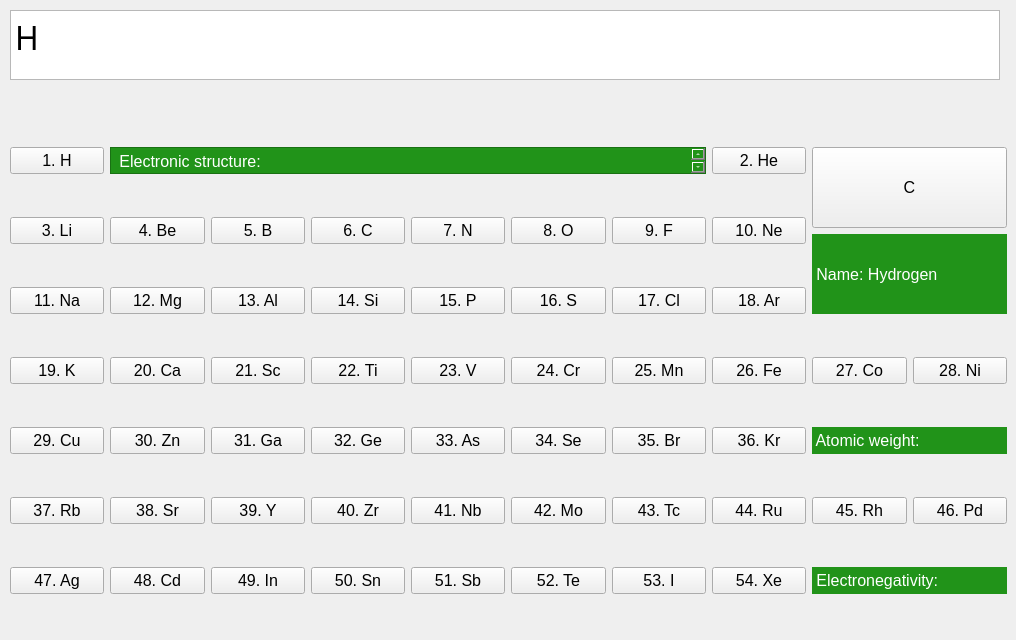
  <widget class="QWidget" name="centralwidget">
   <widget class="QWidget" name="gridLayoutWidget">
    <property name="geometry">
     <rect>
      <x>10</x>
      <y>110</y>
      <width>997</width>
      <height>521</height>
     </rect>
    </property>
    <property name="font">
     <font>
      <family>Yu Gothic UI</family>
      <pointsize>12</pointsize>
     </font>
    </property>
    <layout class="QGridLayout" name="gridLayout">
     <item row="3" column="1">
      <widget class="QPushButton" name="pushButton_22">
       <property name="font">
        <font>
         <family>Yu Gothic UI</family>
         <pointsize>12</pointsize>
        </font>
       </property>
       <property name="text">
        <string>20. Ca</string>
       </property>
      </widget>
     </item>
     <item row="3" column="3">
      <widget class="QPushButton" name="pushButton_24">
       <property name="font">
        <font>
         <family>Yu Gothic UI</family>
         <pointsize>12</pointsize>
        </font>
       </property>
       <property name="text">
        <string>22. Ti</string>
       </property>
      </widget>
     </item>
     <item row="3" column="2">
      <widget class="QPushButton" name="pushButton_23">
       <property name="font">
        <font>
         <family>Yu Gothic UI</family>
         <pointsize>12</pointsize>
        </font>
       </property>
       <property name="text">
        <string>21. Sc</string>
       </property>
      </widget>
     </item>
     <item row="5" column="7">
      <widget class="QPushButton" name="pushButton_47">
       <property name="font">
        <font>
         <family>Yu Gothic UI</family>
         <pointsize>12</pointsize>
        </font>
       </property>
       <property name="text">
        <string>44. Ru</string>
       </property>
      </widget>
     </item>
     <item row="0" column="8" rowspan="3" colspan="2">
      <layout class="QHBoxLayout" name="horizontalLayout_3">
       <item>
        <layout class="QGridLayout" name="gridLayout_3">
         <item row="0" column="0" colspan="2">
          <widget class="QPushButton" name="pushButton_59">
           <property name="sizePolicy">
            <sizepolicy hsizetype="Minimum" vsizetype="Preferred">
             <horstretch>0</horstretch>
             <verstretch>0</verstretch>
            </sizepolicy>
           </property>
           <property name="text">
            <string>С</string>
           </property>
          </widget>
         </item>
         <item row="1" column="0" colspan="2">
          <widget class="QLabel" name="Name">
           <property name="styleSheet">
            <string notr="true">background-color: rgb(33, 147, 25);
color: rgb(255, 255, 255);</string>
           </property>
           <property name="text">
            <string> Name: Hydrogen</string>
           </property>
          </widget>
         </item>
        </layout>
       </item>
      </layout>
     </item>
     <item row="6" column="6">
      <widget class="QPushButton" name="pushButton_40">
       <property name="font">
        <font>
         <family>Yu Gothic UI</family>
         <pointsize>12</pointsize>
        </font>
       </property>
       <property name="text">
        <string>53. I</string>
       </property>
      </widget>
     </item>
     <item row="5" column="9">
      <widget class="QPushButton" name="pushButton_49">
       <property name="font">
        <font>
         <family>Yu Gothic UI</family>
         <pointsize>12</pointsize>
        </font>
       </property>
       <property name="text">
        <string>46. Pd</string>
       </property>
      </widget>
     </item>
     <item row="5" column="3">
      <widget class="QPushButton" name="pushButton_43">
       <property name="font">
        <font>
         <family>Yu Gothic UI</family>
         <pointsize>12</pointsize>
        </font>
       </property>
       <property name="text">
        <string>40. Zr</string>
       </property>
      </widget>
     </item>
     <item row="5" column="1">
      <widget class="QPushButton" name="pushButton_41">
       <property name="font">
        <font>
         <family>Yu Gothic UI</family>
         <pointsize>12</pointsize>
        </font>
       </property>
       <property name="text">
        <string>38. Sr</string>
       </property>
      </widget>
     </item>
     <item row="5" column="5">
      <widget class="QPushButton" name="pushButton_45">
       <property name="font">
        <font>
         <family>Yu Gothic UI</family>
         <pointsize>12</pointsize>
        </font>
       </property>
       <property name="text">
        <string>42. Mo</string>
       </property>
      </widget>
     </item>
     <item row="5" column="2">
      <widget class="QPushButton" name="pushButton_42">
       <property name="font">
        <font>
         <family>Yu Gothic UI</family>
         <pointsize>12</pointsize>
        </font>
       </property>
       <property name="text">
        <string>39. Y</string>
       </property>
      </widget>
     </item>
     <item row="5" column="4">
      <widget class="QPushButton" name="pushButton_44">
       <property name="font">
        <font>
         <family>Yu Gothic UI</family>
         <pointsize>12</pointsize>
        </font>
       </property>
       <property name="text">
        <string>41. Nb</string>
       </property>
      </widget>
     </item>
     <item row="3" column="4">
      <widget class="QPushButton" name="pushButton_25">
       <property name="font">
        <font>
         <family>Yu Gothic UI</family>
         <pointsize>12</pointsize>
        </font>
       </property>
       <property name="text">
        <string>23. V</string>
       </property>
      </widget>
     </item>
     <item row="3" column="6">
      <widget class="QPushButton" name="pushButton_27">
       <property name="font">
        <font>
         <family>Yu Gothic UI</family>
         <pointsize>12</pointsize>
        </font>
       </property>
       <property name="text">
        <string>25. Mn</string>
       </property>
      </widget>
     </item>
     <item row="3" column="5">
      <widget class="QPushButton" name="pushButton_26">
       <property name="font">
        <font>
         <family>Yu Gothic UI</family>
         <pointsize>12</pointsize>
        </font>
       </property>
       <property name="text">
        <string>24. Cr</string>
       </property>
      </widget>
     </item>
     <item row="4" column="1">
      <widget class="QPushButton" name="pushButton_30">
       <property name="font">
        <font>
         <family>Yu Gothic UI</family>
         <pointsize>12</pointsize>
        </font>
       </property>
       <property name="text">
        <string>30. Zn</string>
       </property>
      </widget>
     </item>
     <item row="2" column="6">
      <widget class="QPushButton" name="pushButton_20">
       <property name="font">
        <font>
         <family>Yu Gothic UI</family>
         <pointsize>12</pointsize>
        </font>
       </property>
       <property name="text">
        <string>17. Cl</string>
       </property>
      </widget>
     </item>
     <item row="4" column="3">
      <widget class="QPushButton" name="pushButton_32">
       <property name="font">
        <font>
         <family>Yu Gothic UI</family>
         <pointsize>12</pointsize>
        </font>
       </property>
       <property name="text">
        <string>32. Ge</string>
       </property>
      </widget>
     </item>
     <item row="6" column="7">
      <widget class="QPushButton" name="pushButton_54">
       <property name="font">
        <font>
         <family>Yu Gothic UI</family>
         <pointsize>12</pointsize>
        </font>
       </property>
       <property name="text">
        <string>54. Xe</string>
       </property>
      </widget>
     </item>
     <item row="5" column="8">
      <widget class="QPushButton" name="pushButton_48">
       <property name="font">
        <font>
         <family>Yu Gothic UI</family>
         <pointsize>12</pointsize>
        </font>
       </property>
       <property name="text">
        <string>45. Rh</string>
       </property>
      </widget>
     </item>
     <item row="4" column="6">
      <widget class="QPushButton" name="pushButton_35">
       <property name="font">
        <font>
         <family>Yu Gothic UI</family>
         <pointsize>12</pointsize>
        </font>
       </property>
       <property name="text">
        <string>35. Br</string>
       </property>
      </widget>
     </item>
     <item row="4" column="7">
      <widget class="QPushButton" name="pushButton_36">
       <property name="font">
        <font>
         <family>Yu Gothic UI</family>
         <pointsize>12</pointsize>
        </font>
       </property>
       <property name="text">
        <string>36. Kr</string>
       </property>
      </widget>
     </item>
     <item row="4" column="5">
      <widget class="QPushButton" name="pushButton_34">
       <property name="font">
        <font>
         <family>Yu Gothic UI</family>
         <pointsize>12</pointsize>
        </font>
       </property>
       <property name="text">
        <string>34. Se</string>
       </property>
      </widget>
     </item>
     <item row="6" column="0">
      <widget class="QPushButton" name="pushButton_37">
       <property name="font">
        <font>
         <family>Yu Gothic UI</family>
         <pointsize>12</pointsize>
        </font>
       </property>
       <property name="text">
        <string>47. Ag</string>
       </property>
      </widget>
     </item>
     <item row="6" column="5">
      <widget class="QPushButton" name="pushButton_53">
       <property name="font">
        <font>
         <family>Yu Gothic UI</family>
         <pointsize>12</pointsize>
        </font>
       </property>
       <property name="text">
        <string>52. Te</string>
       </property>
      </widget>
     </item>
     <item row="3" column="7">
      <widget class="QPushButton" name="pushButton_28">
       <property name="font">
        <font>
         <family>Yu Gothic UI</family>
         <pointsize>12</pointsize>
        </font>
       </property>
       <property name="text">
        <string>26. Fe</string>
       </property>
      </widget>
     </item>
     <item row="6" column="4">
      <widget class="QPushButton" name="pushButton_52">
       <property name="font">
        <font>
         <family>Yu Gothic UI</family>
         <pointsize>12</pointsize>
        </font>
       </property>
       <property name="text">
        <string>51. Sb</string>
       </property>
      </widget>
     </item>
     <item row="6" column="3">
      <widget class="QPushButton" name="pushButton_39">
       <property name="font">
        <font>
         <family>Yu Gothic UI</family>
         <pointsize>12</pointsize>
        </font>
       </property>
       <property name="text">
        <string>50. Sn</string>
       </property>
      </widget>
     </item>
     <item row="1" column="3">
      <widget class="QPushButton" name="pushButton_8">
       <property name="font">
        <font>
         <family>Yu Gothic UI</family>
         <pointsize>12</pointsize>
        </font>
       </property>
       <property name="text">
        <string>6. C</string>
       </property>
      </widget>
     </item>
     <item row="4" column="0">
      <widget class="QPushButton" name="pushButton_29">
       <property name="font">
        <font>
         <family>Yu Gothic UI</family>
         <pointsize>12</pointsize>
        </font>
       </property>
       <property name="text">
        <string>29. Cu</string>
       </property>
      </widget>
     </item>
     <item row="4" column="4">
      <widget class="QPushButton" name="pushButton_33">
       <property name="font">
        <font>
         <family>Yu Gothic UI</family>
         <pointsize>12</pointsize>
        </font>
       </property>
       <property name="text">
        <string>33. As</string>
       </property>
      </widget>
     </item>
     <item row="1" column="0">
      <widget class="QPushButton" name="pushButton_6">
       <property name="font">
        <font>
         <family>Yu Gothic UI</family>
         <pointsize>12</pointsize>
        </font>
       </property>
       <property name="text">
        <string>3. Li</string>
       </property>
      </widget>
     </item>
     <item row="2" column="1">
      <widget class="QPushButton" name="pushButton_15">
       <property name="font">
        <font>
         <family>Yu Gothic UI</family>
         <pointsize>12</pointsize>
        </font>
       </property>
       <property name="text">
        <string>12. Mg</string>
       </property>
      </widget>
     </item>
     <item row="1" column="1">
      <widget class="QPushButton" name="pushButton_5">
       <property name="font">
        <font>
         <family>Yu Gothic UI</family>
         <pointsize>12</pointsize>
        </font>
       </property>
       <property name="text">
        <string>4. Be</string>
       </property>
      </widget>
     </item>
     <item row="2" column="4">
      <widget class="QPushButton" name="pushButton_18">
       <property name="font">
        <font>
         <family>Yu Gothic UI</family>
         <pointsize>12</pointsize>
        </font>
       </property>
       <property name="text">
        <string>15. P</string>
       </property>
      </widget>
     </item>
     <item row="2" column="2">
      <widget class="QPushButton" name="pushButton_16">
       <property name="font">
        <font>
         <family>Yu Gothic UI</family>
         <pointsize>12</pointsize>
        </font>
       </property>
       <property name="text">
        <string>13. Al</string>
       </property>
      </widget>
     </item>
     <item row="3" column="8">
      <widget class="QPushButton" name="pushButton_9">
       <property name="font">
        <font>
         <family>Yu Gothic UI</family>
         <pointsize>12</pointsize>
        </font>
       </property>
       <property name="text">
        <string>27. Co</string>
       </property>
      </widget>
     </item>
     <item row="2" column="7">
      <widget class="QPushButton" name="pushButton_21">
       <property name="font">
        <font>
         <family>Yu Gothic UI</family>
         <pointsize>12</pointsize>
        </font>
       </property>
       <property name="text">
        <string>18. Ar</string>
       </property>
      </widget>
     </item>
     <item row="2" column="5">
      <widget class="QPushButton" name="pushButton_19">
       <property name="font">
        <font>
         <family>Yu Gothic UI</family>
         <pointsize>12</pointsize>
        </font>
       </property>
       <property name="text">
        <string>16. S</string>
       </property>
      </widget>
     </item>
     <item row="1" column="2">
      <widget class="QPushButton" name="pushButton_7">
       <property name="font">
        <font>
         <family>Yu Gothic UI</family>
         <pointsize>12</pointsize>
        </font>
       </property>
       <property name="text">
        <string>5. B</string>
       </property>
      </widget>
     </item>
     <item row="2" column="3">
      <widget class="QPushButton" name="pushButton_17">
       <property name="font">
        <font>
         <family>Yu Gothic UI</family>
         <pointsize>12</pointsize>
        </font>
       </property>
       <property name="text">
        <string>14. Si</string>
       </property>
      </widget>
     </item>
     <item row="1" column="5">
      <widget class="QPushButton" name="pushButton_12">
       <property name="font">
        <font>
         <family>Yu Gothic UI</family>
         <pointsize>12</pointsize>
        </font>
       </property>
       <property name="text">
        <string>8. O</string>
       </property>
      </widget>
     </item>
     <item row="5" column="6">
      <widget class="QPushButton" name="pushButton_46">
       <property name="font">
        <font>
         <family>Yu Gothic UI</family>
         <pointsize>12</pointsize>
        </font>
       </property>
       <property name="text">
        <string>43. Tc</string>
       </property>
      </widget>
     </item>
     <item row="0" column="0">
      <widget class="QPushButton" name="pushButton">
       <property name="sizePolicy">
        <sizepolicy hsizetype="Minimum" vsizetype="Fixed">
         <horstretch>0</horstretch>
         <verstretch>0</verstretch>
        </sizepolicy>
       </property>
       <property name="font">
        <font>
         <family>Yu Gothic UI</family>
         <pointsize>12</pointsize>
        </font>
       </property>
       <property name="text">
        <string>1. H</string>
       </property>
      </widget>
     </item>
     <item row="5" column="0">
      <widget class="QPushButton" name="pushButton_38">
       <property name="font">
        <font>
         <family>Yu Gothic UI</family>
         <pointsize>12</pointsize>
        </font>
       </property>
       <property name="text">
        <string>37. Rb</string>
       </property>
      </widget>
     </item>
     <item row="0" column="7">
      <widget class="QPushButton" name="pushButton_2">
       <property name="font">
        <font>
         <family>Yu Gothic UI</family>
         <pointsize>12</pointsize>
        </font>
       </property>
       <property name="text">
        <string>2. He</string>
       </property>
      </widget>
     </item>
     <item row="1" column="6">
      <widget class="QPushButton" name="pushButton_13">
       <property name="font">
        <font>
         <family>Yu Gothic UI</family>
         <pointsize>12</pointsize>
        </font>
       </property>
       <property name="text">
        <string>9. F</string>
       </property>
      </widget>
     </item>
     <item row="1" column="4">
      <widget class="QPushButton" name="pushButton_11">
       <property name="font">
        <font>
         <family>Yu Gothic UI</family>
         <pointsize>12</pointsize>
        </font>
       </property>
       <property name="text">
        <string>7. N</string>
       </property>
      </widget>
     </item>
     <item row="3" column="0">
      <widget class="QPushButton" name="pushButton_3">
       <property name="font">
        <font>
         <family>Yu Gothic UI</family>
         <pointsize>12</pointsize>
        </font>
       </property>
       <property name="text">
        <string>19. K</string>
       </property>
      </widget>
     </item>
     <item row="1" column="7">
      <widget class="QPushButton" name="pushButton_14">
       <property name="font">
        <font>
         <family>Yu Gothic UI</family>
         <pointsize>12</pointsize>
        </font>
       </property>
       <property name="text">
        <string>10. Ne</string>
       </property>
      </widget>
     </item>
     <item row="6" column="2">
      <widget class="QPushButton" name="pushButton_51">
       <property name="font">
        <font>
         <family>Yu Gothic UI</family>
         <pointsize>12</pointsize>
        </font>
       </property>
       <property name="text">
        <string>49. In</string>
       </property>
      </widget>
     </item>
     <item row="6" column="1">
      <widget class="QPushButton" name="pushButton_50">
       <property name="font">
        <font>
         <family>Yu Gothic UI</family>
         <pointsize>12</pointsize>
        </font>
       </property>
       <property name="text">
        <string>48. Cd</string>
       </property>
      </widget>
     </item>
     <item row="2" column="0">
      <widget class="QPushButton" name="pushButton_4">
       <property name="font">
        <font>
         <family>Yu Gothic UI</family>
         <pointsize>12</pointsize>
        </font>
       </property>
       <property name="text">
        <string>11. Na</string>
       </property>
      </widget>
     </item>
     <item row="4" column="2">
      <widget class="QPushButton" name="pushButton_31">
       <property name="font">
        <font>
         <family>Yu Gothic UI</family>
         <pointsize>12</pointsize>
        </font>
       </property>
       <property name="text">
        <string>31. Ga</string>
       </property>
      </widget>
     </item>
     <item row="3" column="9">
      <widget class="QPushButton" name="pushButton_10">
       <property name="font">
        <font>
         <family>Yu Gothic UI</family>
         <pointsize>12</pointsize>
        </font>
       </property>
       <property name="text">
        <string>28. Ni</string>
       </property>
      </widget>
     </item>
     <item row="4" column="8" colspan="2">
      <widget class="QLabel" name="Atomic_weight">
       <property name="font">
        <font>
         <pointsize>12</pointsize>
        </font>
       </property>
       <property name="styleSheet">
        <string notr="true">background-color: rgb(33, 147, 25);
color: rgb(255, 255, 255);</string>
       </property>
       <property name="text">
        <string> Atomic weight:</string>
       </property>
      </widget>
     </item>
     <item row="6" column="8" colspan="2">
      <widget class="QLabel" name="Electronegativity">
       <property name="font">
        <font>
         <pointsize>12</pointsize>
        </font>
       </property>
       <property name="styleSheet">
        <string notr="true">background-color: rgb(33, 147, 25);
color: rgb(255, 255, 255);</string>
       </property>
       <property name="text">
        <string> Electronegativity: </string>
       </property>
      </widget>
     </item>
     <item row="0" column="1" colspan="6">
      <widget class="QTextBrowser" name="Electronic_structure">
       <property name="sizePolicy">
        <sizepolicy hsizetype="Expanding" vsizetype="Ignored">
         <horstretch>0</horstretch>
         <verstretch>0</verstretch>
        </sizepolicy>
       </property>
       <property name="styleSheet">
        <string notr="true">background-color: rgb(33, 147, 25);
color: rgb(255, 255, 255);</string>
       </property>
       <property name="html">
        <string>&lt;!DOCTYPE HTML PUBLIC &quot;-//W3C//DTD HTML 4.0//EN&quot; &quot;http://www.w3.org/TR/REC-html40/strict.dtd&quot;&gt;
&lt;html&gt;&lt;head&gt;&lt;meta name=&quot;qrichtext&quot; content=&quot;1&quot; /&gt;&lt;style type=&quot;text/css&quot;&gt;
p, li { white-space: pre-wrap; }
&lt;/style&gt;&lt;/head&gt;&lt;body style=&quot; font-family:'Yu Gothic UI'; font-size:12pt; font-weight:400; font-style:normal;&quot;&gt;
&lt;p style=&quot; margin-top:0px; margin-bottom:0px; margin-left:0px; margin-right:0px; -qt-block-indent:0; text-indent:0px;&quot;&gt; Electronic structure: &lt;/p&gt;&lt;/body&gt;&lt;/html&gt;</string>
       </property>
      </widget>
     </item>
    </layout>
   </widget>
   <widget class="QTextBrowser" name="textBrowser">
    <property name="geometry">
     <rect>
      <x>10</x>
      <y>10</y>
      <width>990</width>
      <height>70</height>
     </rect>
    </property>
    <property name="font">
     <font>
      <family>Yu Gothic Light</family>
      <pointsize>18</pointsize>
     </font>
    </property>
    <property name="styleSheet">
     <string notr="true"/>
    </property>
    <property name="html">
     <string>&lt;!DOCTYPE HTML PUBLIC &quot;-//W3C//DTD HTML 4.0//EN&quot; &quot;http://www.w3.org/TR/REC-html40/strict.dtd&quot;&gt;
&lt;html&gt;&lt;head&gt;&lt;meta name=&quot;qrichtext&quot; content=&quot;1&quot; /&gt;&lt;style type=&quot;text/css&quot;&gt;
p, li { white-space: pre-wrap; }
&lt;/style&gt;&lt;/head&gt;&lt;body style=&quot; font-family:'Yu Gothic Light'; font-size:18pt; font-weight:400; font-style:normal;&quot;&gt;
&lt;p style=&quot; margin-top:0px; margin-bottom:0px; margin-left:0px; margin-right:0px; -qt-block-indent:0; text-indent:0px;&quot;&gt;&lt;span style=&quot; font-family:'MS Shell Dlg 2'; font-size:24pt;&quot;&gt;H&lt;/span&gt;&lt;/p&gt;&lt;/body&gt;&lt;/html&gt;</string>
    </property>
   </widget>
  </widget>
